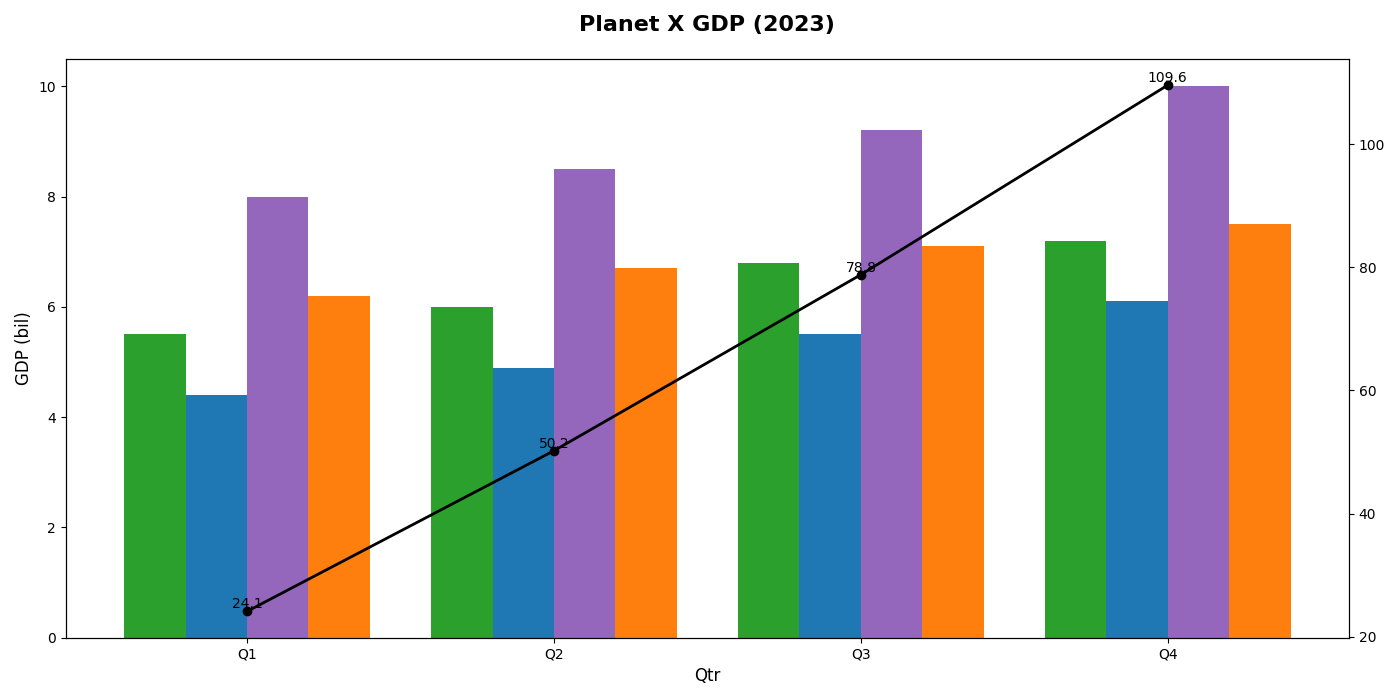

Source code (Python):
import matplotlib.pyplot as plt
import numpy as np

# Data
quarters = ['Q1', 'Q2', 'Q3', 'Q4']
agri_gdp = [5.5, 6.0, 6.8, 7.2]
manu_gdp = [4.4, 4.9, 5.5, 6.1]
tech_gdp = [8.0, 8.5, 9.2, 10.0]
serv_gdp = [6.2, 6.7, 7.1, 7.5]

# Cumulative GDP
cumulative_gdp = np.cumsum([sum(x) for x in zip(agri_gdp, manu_gdp, tech_gdp, serv_gdp)])

fig, ax1 = plt.subplots(figsize=(14, 7))

width = 0.2
x_indices = np.arange(len(quarters))

ax1.bar(x_indices - width*1.5, agri_gdp, width=width, color='tab:green')
ax1.bar(x_indices - width/2, manu_gdp, width=width, color='tab:blue')
ax1.bar(x_indices + width/2, tech_gdp, width=width, color='tab:purple')
ax1.bar(x_indices + width*1.5, serv_gdp, width=width, color='tab:orange')

ax1.set_title('Planet X GDP (2023)', fontsize=16, fontweight='bold', pad=20)
ax1.set_xlabel('Qtr', fontsize=12)
ax1.set_ylabel('GDP (bil)', fontsize=12)
ax1.set_xticks(x_indices)
ax1.set_xticklabels(quarters)

ax2 = ax1.twinx()
ax2.plot(x_indices, cumulative_gdp, color='black', marker='o', linestyle='-', linewidth=2)

for i, val in enumerate(cumulative_gdp):
    ax2.text(i, val, f'{val:.1f}', color='black', fontsize=10, ha='center', va='bottom')

plt.tight_layout()
plt.show()
